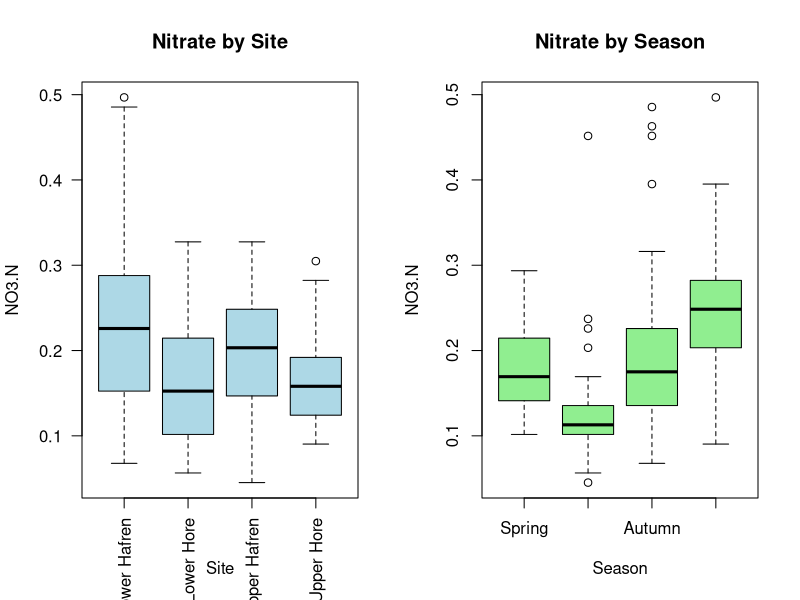
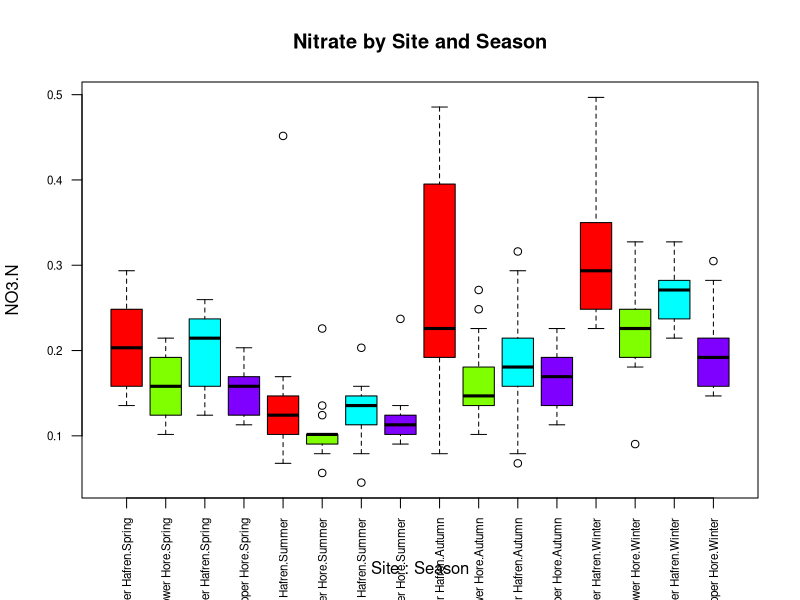
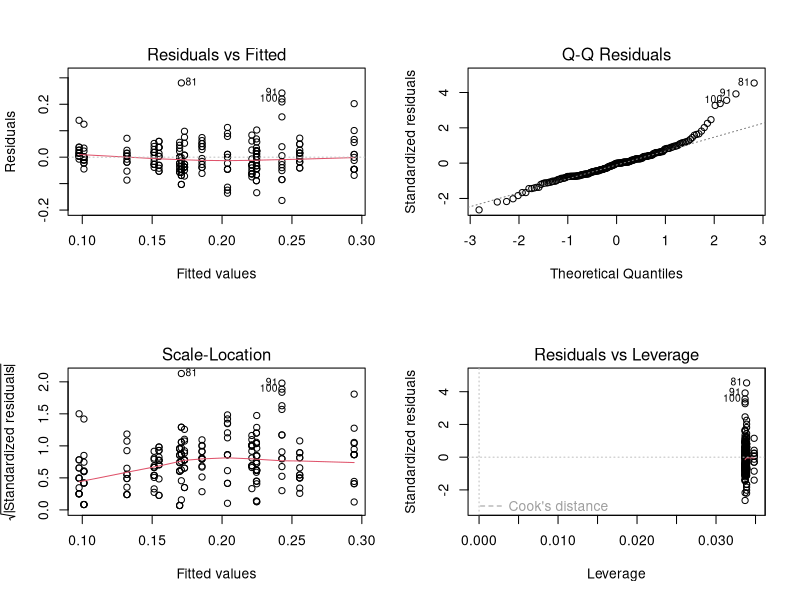
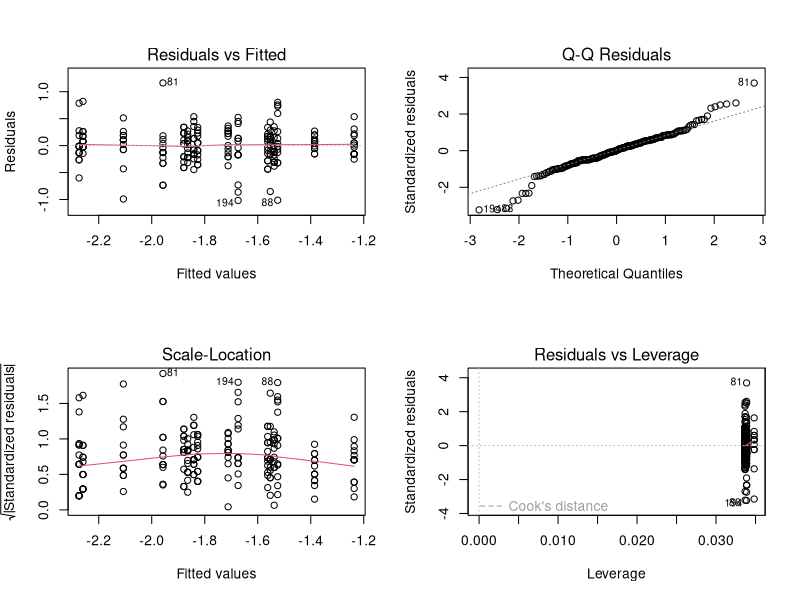
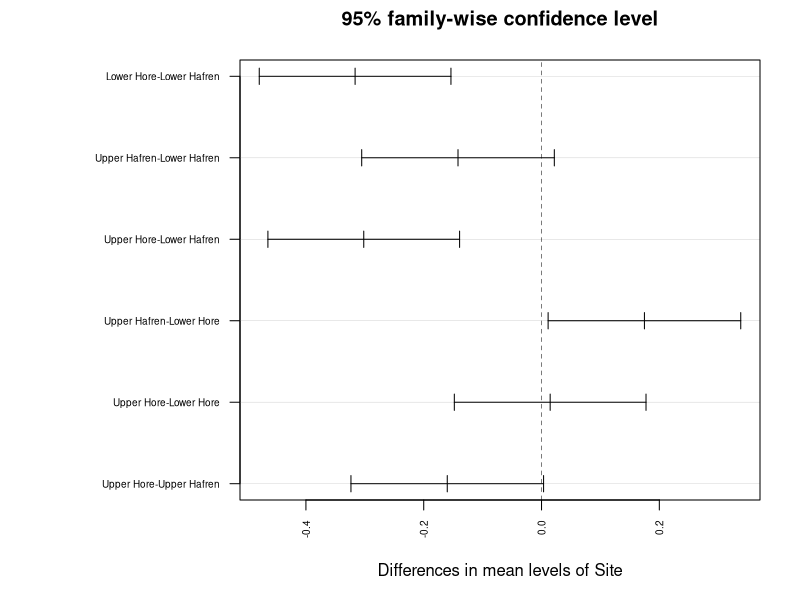
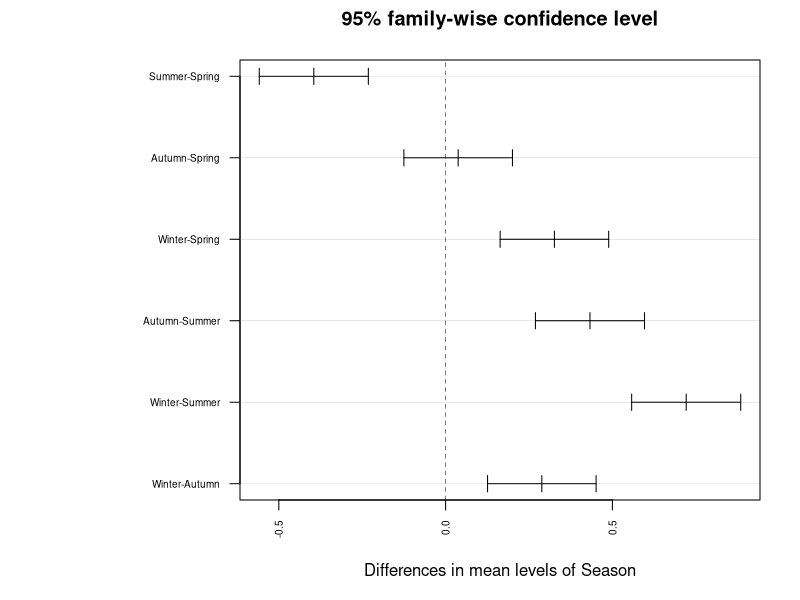

R code for these plots, in order:
# ==============================================================================
# Project: ESG & Water Quality Analysis (Plynlimon Catchment)
# Description: Two-way ANOVA, model selection (identifying the MSM), residual 
#              diagnostics, and data transformation on instream nitrate levels.
# ==============================================================================

options(scipen = 999)

# 1. Setup and Data Import -----------------------------------------------------
plyn <- read.csv("Plynlimon.csv", stringsAsFactors = TRUE)
View(plyn)
# Convert 'Season' from a nominal factor to an ordered ordinal factor
plyn$Season <- ordered(plyn$Season, levels = c("Spring", "Summer", "Autumn", "Winter"))

# 2. Exploratory Data Analysis -------------------------------------------------
# Visualise nitrate concentrations by Site and by Season
par(mfrow = c(1, 2))
boxplot(NO3.N ~ Site, data = plyn, col = "lightblue", main = "Nitrate by Site", las = 2)
boxplot(NO3.N ~ Season, data = plyn, col = "lightgreen", main = "Nitrate by Season")
# Combine both Expected Values (EVs) into a single exploratory plot
par(mfrow = c(1, 1))
boxplot(NO3.N ~ Site + Season, data = plyn, col = rainbow(4), 
        main = "Nitrate by Site and Season", las = 2, cex.axis = 0.7)

# 3. Maximal Model & Minimum Sufficient Model (MSM) ----------------------------
# Fit the Maximal Model (includes interaction between Site and Season)
plyn.max <- aov(NO3.N ~ Site * Season, data = plyn)
summary(plyn.max)
# Insight: The interaction term (Site:Season) is NOT significant (p = 0.163).
# We must update the model by removing the non-significant term to find the MSM.
plyn.msm <- update(plyn.max, . ~ . - Site:Season)
summary(plyn.msm)

# 4. Model Diagnostics & Transformation ----------------------------------------
# Check residuals for the MSM
par(mfrow = c(2, 2))
plot(plyn.msm)
# Insight: Residuals show non-constant variance (heteroscedasticity). 
# We apply a logarithmic transformation to the response variable (Nitrate).
plyn.msm.log <- aov(log(NO3.N) ~ Site + Season, data = plyn)
summary(plyn.msm.log)

# Re-check improved residuals
plot(plyn.msm.log)

# 5. Explanatory Power & Post-Hoc Analysis -------------------------------------
# Determine the explanatory power (Adjusted R-squared) of the final model
summary.lm(plyn.msm.log)

# Run Tukey Honest Significant Difference to identify specific pairwise variations
plyn.tukey <- TukeyHSD(plyn.msm.log)
print(plyn.tukey)

# Visualise the significant differences
par(mar = c(5, 12, 3, 2), mfrow = c(1, 1))
plot(plyn.tukey, las = 2, cex.axis = 0.6)
